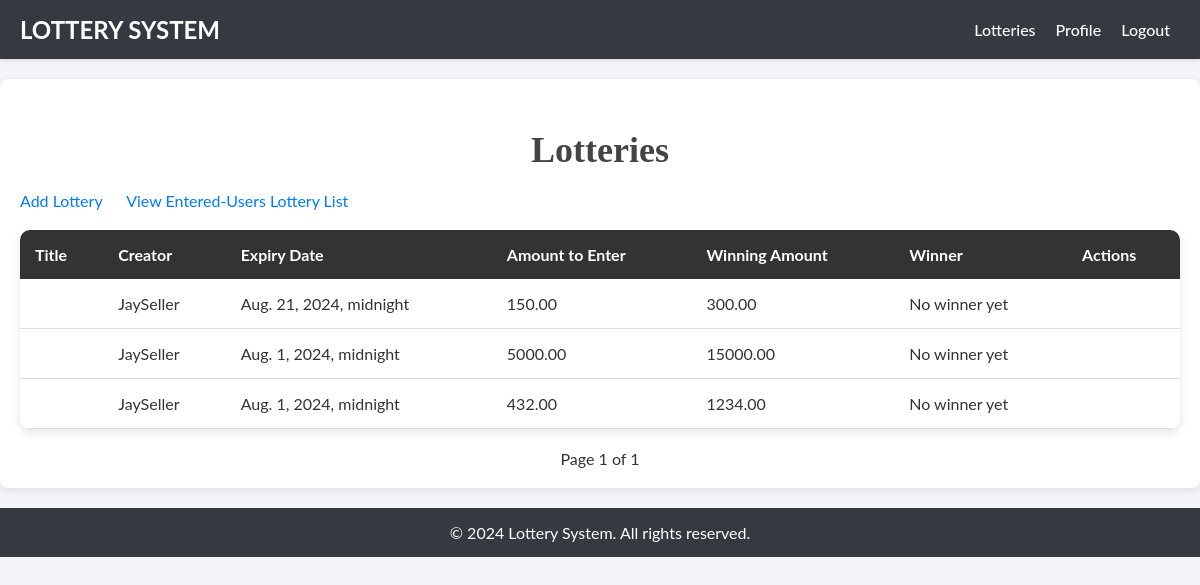
/lotteries/ (signed in), run on the app's committed database.
### lottery/models.py (models this page shows, shortened)
class Lottery(TitleDescriptionModel):
    image = models.ImageField(upload_to='')
    creator = models.ForeignKey(User, on_delete=models.CASCADE, related_name='created_by')
    expiry_date = models.DateTimeField()
    amount_to_enter = models.DecimalField(max_digits=10, decimal_places=2)
    winning_amount = models.DecimalField(max_digits=10, decimal_places=2)
    class Meta:
        verbose_name_plural = 'Lotteries'

### users/models.py (models this page shows)
class User(AbstractUser):
    user_type = models.CharField(choices=USER_TYPES, default=BUYER, max_length=10)
    birth_date = models.DateField(null=True)
    def __str__(self):
        return f'{self.username}'

### lottery/views.py (the view)
# urls.py: path('lotteries/', lottery_list, name='lottery_list'),
def lottery_list(request):
    lotteries = Lottery.objects.all().order_by =['expiry_date']
    p = Paginator(Lottery.objects.all(), 4)
    page = request.GET.get('page')
    final_list = p.get_page(page)
    return render(request, 'lottery/lottery_list.html', {'lotteries': lotteries, 'final_list': final_list})

### lottery/templates/lottery/lottery_list.html (shortened to what this page needs)
{% extends 'users/base.html' %}
{% block content %}
  <h1 class="page-title">Lotteries</h1>
  {% if user.is_authenticated and user.user_type == 'vendor' %}
    <div class="dashboard-links">
      <a href="{% url 'add_lottery' %}" class="btn btn-primary">Add Lottery</a>
      <a href="{% url 'lottery_entry_list' %}" class="btn btn-primary">View Entered-Users Lottery List</a>
    </div>
  {% endif %}
  {% if lotteries %}
    <table class="lottery-table">
      <thead>
        <tr>
          <th>Title</th>
          <th>Creator</th>
          <th>Expiry Date</th>
          <th>Amount to Enter</th>
          <th>Winning Amount</th>
          <th>Winner</th>
          <th>Actions</th>
        </tr>
      </thead>
      <tbody>
        {% for lottery in final_list %}
          <tr>
            <td><a href="{% url 'lottery_detail' lottery.pk %}">{{ lottery.title }}</a></td>
            <td>{{ lottery.creator }}</td>
            <td>{{ lottery.expiry_date }}</td>
            <td>{{ lottery.amount_to_enter }}</td>
            <td>{{ lottery.winning_amount }}</td>
            <td>
              {% if lottery.winner %}
                {{ lottery.winner }}
              {% else %}
                No winner yet
              {% endif %}
            </td>
            <td>
            </td>
          </tr>
        {% endfor %}
      </tbody>
    </table>
    <div class="pagination">
      Page {{ final_list.number }} of {{ final_list.paginator.num_pages }}
    </div>
  {% else %}
    <p class="no-lotteries">No active lotteries at the moment.</p>
  {% endif %}
{% endblock %}

### users/templates/users/base.html (style rules this page uses)
body { font-family: 'Raleway', sans-serif; margin: 0; padding: 0; background-color: #f8f9fa; color: #333; }

### lottery/templates/lottery/lottery_list.html (style rules this page uses)
body { font-family: 'Lato', sans-serif; color: #333; background-color: #f4f4f9; margin: 0; padding: 0; }
.page-title { font-family: 'Playfair Display', serif; font-size: 36px; text-align: center; color: #444; margin-top: 30px; margin-bottom: 20px; }
.lottery-table { width: 100%; border-collapse: collapse; font-family: 'Lato', sans-serif; background-color: #fff; margin: 20px auto; border-radius: 10px; box-shadow: 0 4px 8px rgba(0, 0, 0, 0.1); overflow: hidden; }
.lottery-table th, .lottery-table td { padding: 15px; text-align: left; }
.lottery-table th { background-color: #333; color: #fff; }
.lottery-table td { border-bottom: 1px solid #ddd; }
.dashboard-links a { color: #007bff; text-decoration: none; padding-right: 20px; }
.pagination { margin-top: 20px; text-align: center; }

### data on the page
Lottery: creator "JaySeller", expiry_date "Aug. 21, 2024, midnight", amount_to_enter "150.00", winning_amount "300.00"
Lottery: creator "JaySeller", expiry_date "Aug. 1, 2024, midnight", amount_to_enter "5000.00", winning_amount "15000.00"
Lottery: creator "JaySeller", expiry_date "Aug. 1, 2024, midnight", amount_to_enter "432.00", winning_amount "1234.00"

### other printed values
{{ final_list.number }} "1"
{{ final_list.paginator.num_pages }} "1"
